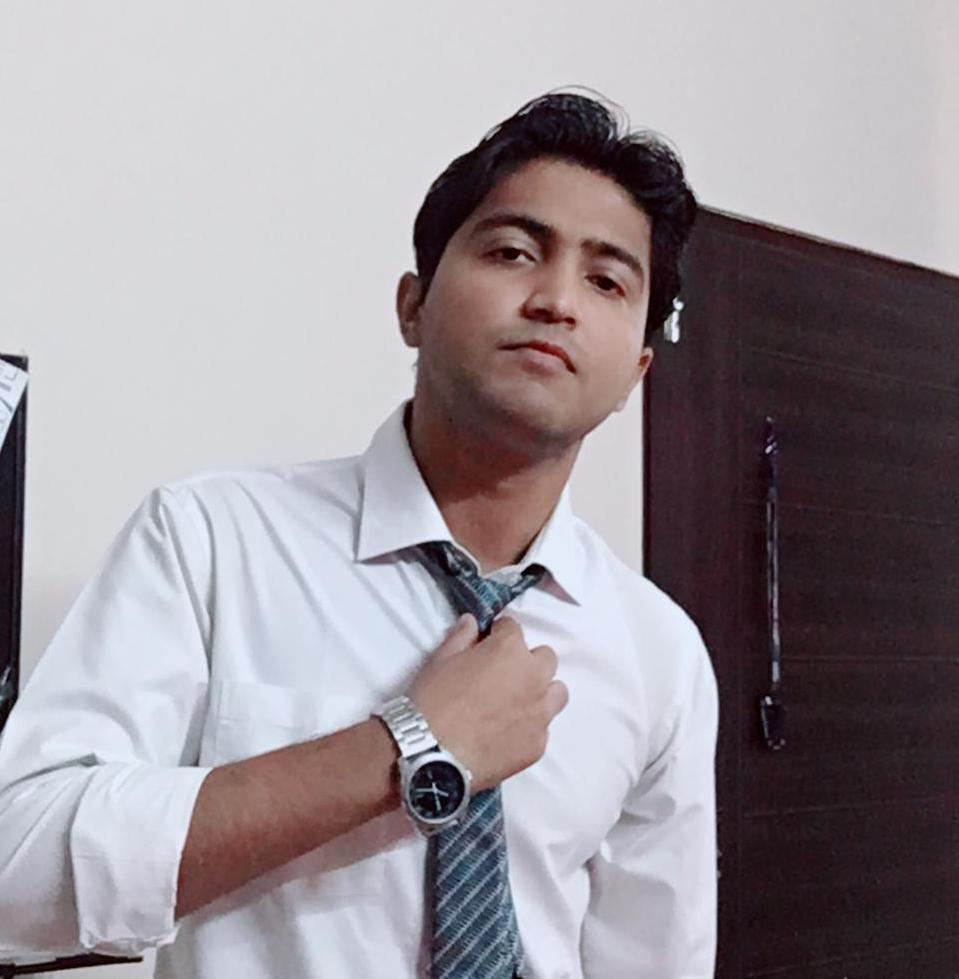
#> input picture python_image_recognition/images/Piyush_Sinha.jpeg, 959 x 979 px, given in place of the camera
$ python Morphological_Transformations.py
#> lines starting #> are read from the running program, lines starting #| are printed output that depends on the picture; after the words box and inside, x2 and y2 are one past the last pixel; in counts of white or black regions, pixels touching at a corner belong together
# -*- coding: utf-8 -*-
# @Author: piyush
# @Date:   2020-04-10 16:25:59
# @Last Modified by:   piyush
# @Last Modified time: 2020-04-10 16:28:07


import cv2
import numpy as np

# [31 lines of commented-out code are left out]


cap = cv2.VideoCapture(0)

while(1):

    _, frame = cap.read()
#> frame is the input picture: shape (979, 959, 3); mean B, G, R 151.9, 145.9, 153.3
    hsv = cv2.cvtColor(frame, cv2.COLOR_BGR2HSV)
#> hsv: shape (979, 959, 3); mean H, S, V 120.5, 43.2, 159.2

    lower_red = np.array([30,150,50])
    upper_red = np.array([255,255,180])

    mask = cv2.inRange(hsv, lower_red, upper_red)
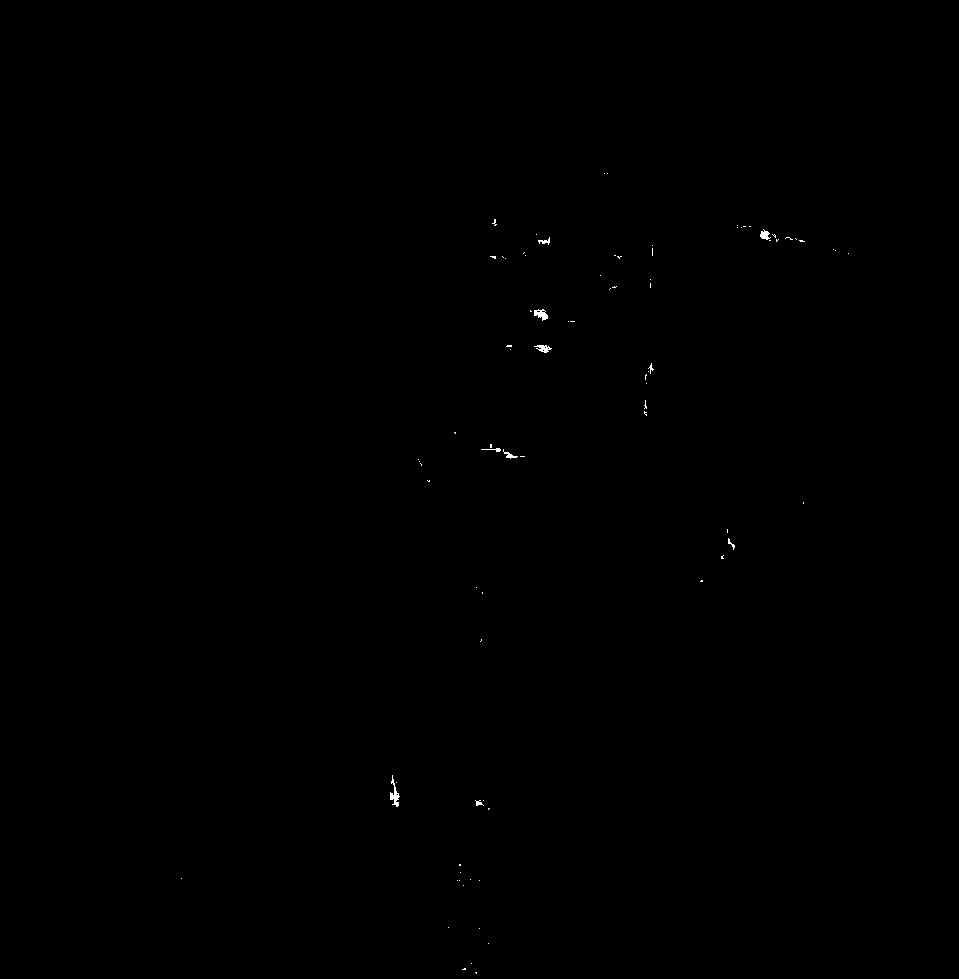
#> mask: shape (979, 959); 0.09% white in thin lines or dots, all inside (x1, y1, x2, y2) = (181, 173, 849, 974)
    res = cv2.bitwise_and(frame,frame, mask= mask)

    kernel = np.ones((5,5),np.uint8)

    opening = cv2.morphologyEx(mask, cv2.MORPH_OPEN, kernel)
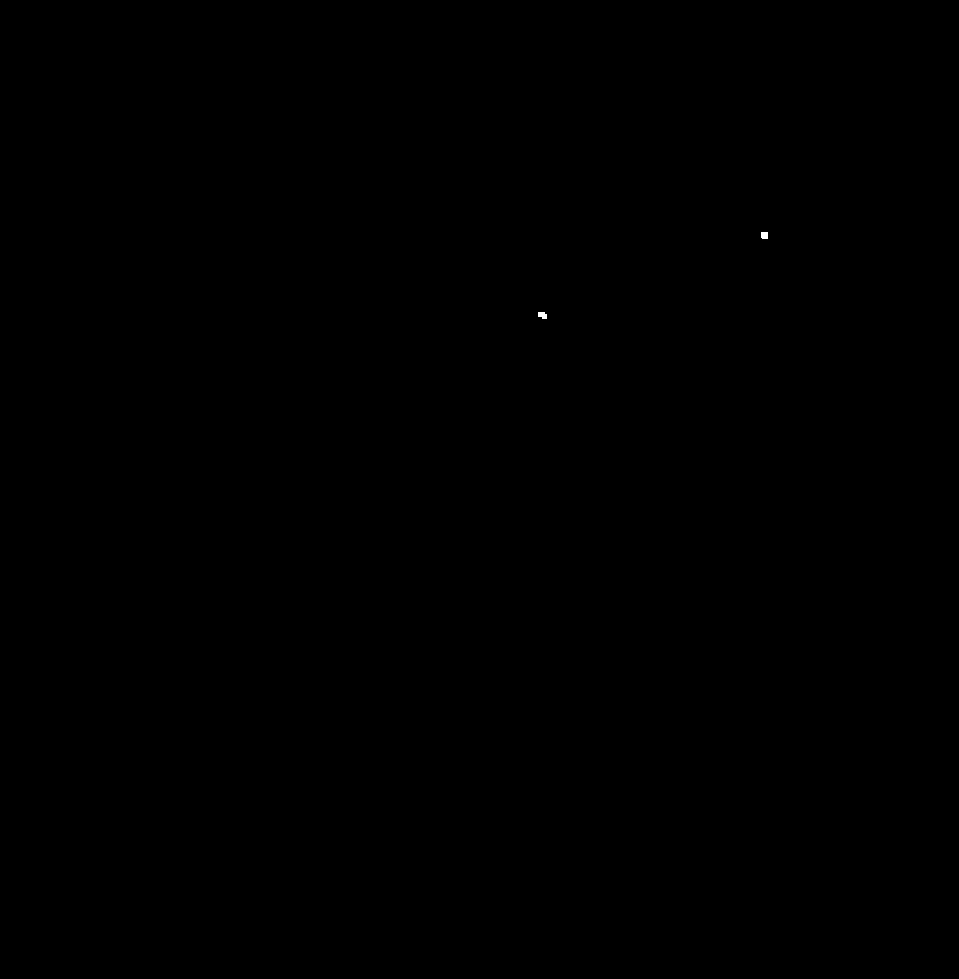
#> opening: shape (979, 959); 0.01% white; 2 white regions, box (x1, y1, x2, y2) and area: (538, 312, 547, 319) 51, (761, 232, 768, 239) 48
    closing = cv2.morphologyEx(mask, cv2.MORPH_CLOSE, kernel)
#> closing: shape (979, 959); 0.11% white; 63 white regions (52 under 20 px), largest, box (x1, y1, x2, y2) and area: (390, 775, 400, 807) 151, (530, 309, 548, 321) 119, (481, 444, 525, 459) 112

    cv2.imshow('Original',frame)
    cv2.imshow('Mask',mask)
    cv2.imshow('Opening',opening)
    cv2.imshow('Closing',closing)

    # k = cv2.waitKey(5) & 0xFF
    # if k == 27:
    #     break

    if cv2.waitKey(1) & 0xFF == ord('q'):
#> (key q is pressed here)
        break

cv2.destroyAllWindows()
cap.release()
